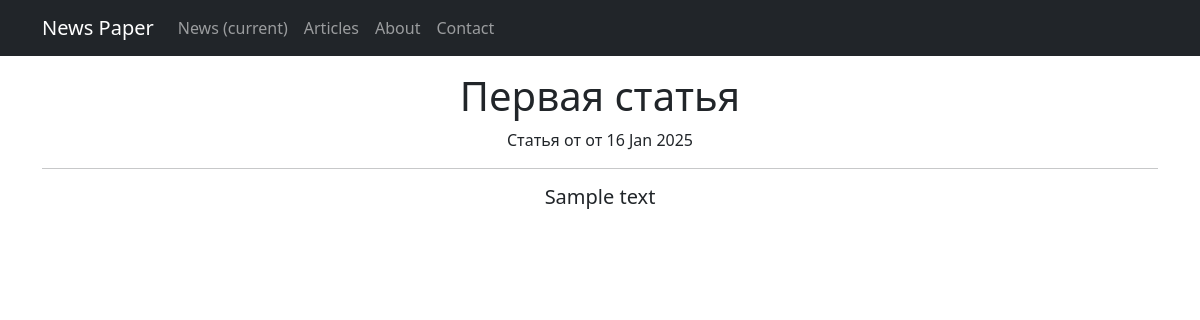
/news/articles/1, run on the app's committed database.
### news/models.py (models this page shows, shortened)
class Post(models.Model):
    author = models.ForeignKey(Author, on_delete=models.CASCADE)
    news = 'NW'
    article = 'AR'
    CATHEGORY_CHOICES = (
        (news, 'Новость'),
        (article, 'Статья')
    )
    category_type = models.CharField(max_length=2, choices=CATHEGORY_CHOICES, default=article)
    creation_date = models.DateTimeField(auto_now_add=True)
    post_category = models.ManyToManyField(Category, through='PostCategory')
    title = models.CharField(max_length=128)
    text = models.TextField()
    rating = models.SmallIntegerField(default=0)

### news/views.py (the view)
# urls.py: path('articles/<int:pk>', AArticleDetail.as_view(), name = 'a_article'),
class AArticleDetail(DetailView):
    queryset = Post.objects.filter(
         category_type = 'AR'
     )
    template_name = 'a_article.html'
    context_object_name = 'a_article'

### news/templatetags/custom_filters.py (called while the page is built)
def replace(word):
    if word.lower() in POSSIBLE_CURSES:
        repl = ''.join([word[0]]+[l.replace(l, "*") for l in word[1:]])
        return repl
    else:
        return word

@register.filter()
def censor(value):
    if type(value)==str:
        value = ' '.join([replace(word) for word in value.split()])
        return f'{value}'
    else:
        return f'{value}'

### templates/a_article.html (shortened to what this page needs)
{% extends 'flatpages/default.html' %}
{% load custom_filters %}
{% block content %}
   {% if a_article %}
   <p>
   <h1>{{ a_article.title|censor }}</h1>
   <h7>Статья от от {{ a_article.creation_date|date:'d M Y' }}</h7>
   <hr>
   <h5>{{ a_article.text|censor }}</h5>
   {% else %}
       <h2>Пока без новостей!</h2>
   {% endif %}
{% endblock content %}

### data on the page
Post: title|censor "Первая статья", creation_date "16 Jan 2025", text|censor "Sample text"
